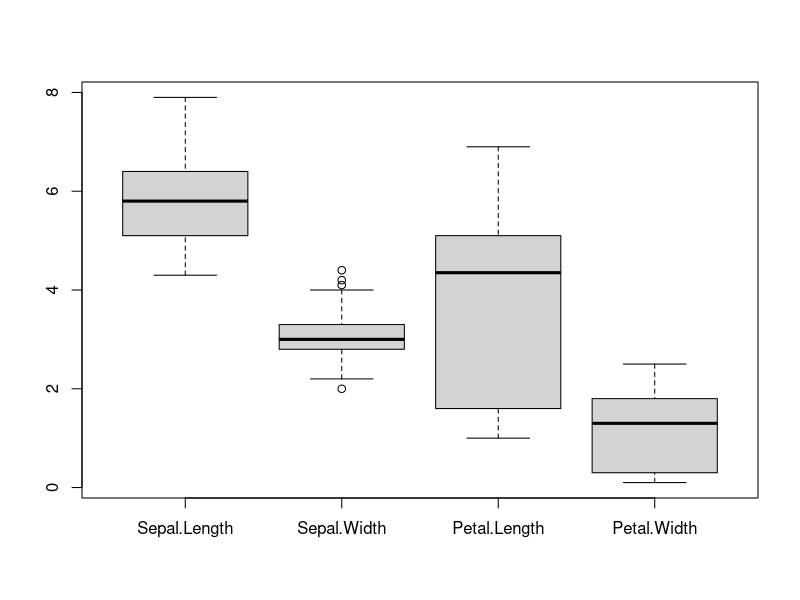

R code for this plot:
## ---- chunk 1
boxplot(iris[,1:4])
